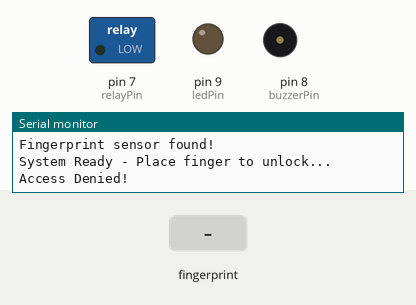
Simulated run of this sketch. Board: Arduino Uno, built with avr-gcc and run on an emulated ATmega328P. Shown: switched loads named in the sketch (green lamp = pin HIGH), output pins drawn as LEDs (lit = HIGH), buzzer (waves = sounding, pin HIGH), the last lines printed to the serial monitor. The test bench sets the inputs (shaded band).

Above: at 2.2 s.
2.3 s: finger stored as number 1 placed on the sensor
At 3.5 s:
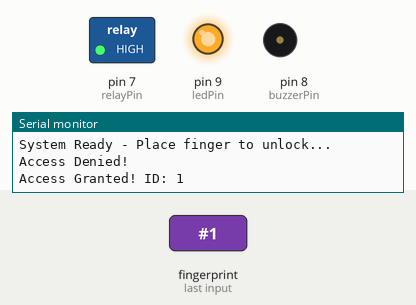
At 8.8 s:
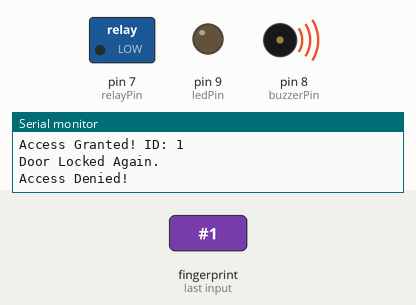
Timing chart, 0 to 10.4 s (numbered marks = the images above; inputs shaded):
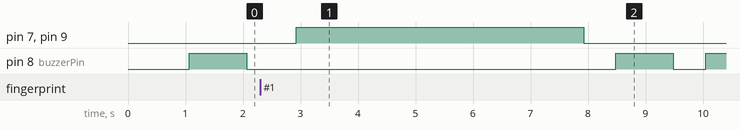

The sketch:

door_lock.ino
```cpp
// Automatic Door Locking System with Fingerprint Authentication
// Arduino UNO | Fingerprint Scanner | Relay | Electronic Door Lock (12V) | Li-ion Battery
// Ramco Institute of Technology - Kiruthika R - 6th Semester 2026

#include <Adafruit_Fingerprint.h>
#include <SoftwareSerial.h>

SoftwareSerial mySerial(2, 3); // RX, TX for fingerprint sensor
Adafruit_Fingerprint finger = Adafruit_Fingerprint(&mySerial);

const int relayPin = 7;  // Relay connected to pin 7 (controls 12V door lock)
const int ledPin = 9;    // Green LED - access granted
const int buzzerPin = 8; // Buzzer - access denied

void setup() {
  Serial.begin(9600);
  finger.begin(57600);
  pinMode(relayPin, OUTPUT);
  pinMode(ledPin, OUTPUT);
  pinMode(buzzerPin, OUTPUT);
  digitalWrite(relayPin, LOW); // Door locked by default

  if (finger.verifyPassword()) {
    Serial.println("Fingerprint sensor found!");
  } else {
    Serial.println("Fingerprint sensor not found!");
    while (1);
  }
  Serial.println("System Ready - Place finger to unlock...");
}

int getFingerprintID() {
  uint8_t p = finger.getImage();
  if (p != FINGERPRINT_OK) return -1;

  p = finger.image2Tz();
  if (p != FINGERPRINT_OK) return -1;

  p = finger.fingerFastSearch();
  if (p != FINGERPRINT_OK) return -1;

  return finger.fingerID;
}

void loop() {
  int id = getFingerprintID();

  if (id > 0) {
    // Fingerprint matched - unlock door
    Serial.print("Access Granted! ID: ");
    Serial.println(id);
    digitalWrite(relayPin, HIGH); // Relay ON - activates 12V door lock
    digitalWrite(ledPin, HIGH);
    delay(5000); // Door open for 5 seconds
    digitalWrite(relayPin, LOW); // Lock again
    digitalWrite(ledPin, LOW);
    Serial.println("Door Locked Again.");
  } else {
    // No match - deny access
    digitalWrite(buzzerPin, HIGH);
    Serial.println("Access Denied!");
    delay(1000);
    digitalWrite(buzzerPin, LOW);
  }
  delay(500);
}
```

Measured:
- after the input at 2.3 s, pin 7 (relayPin), pin 9 (ledPin): LOW → HIGH after 0.62 s, → LOW 5.0 s later
